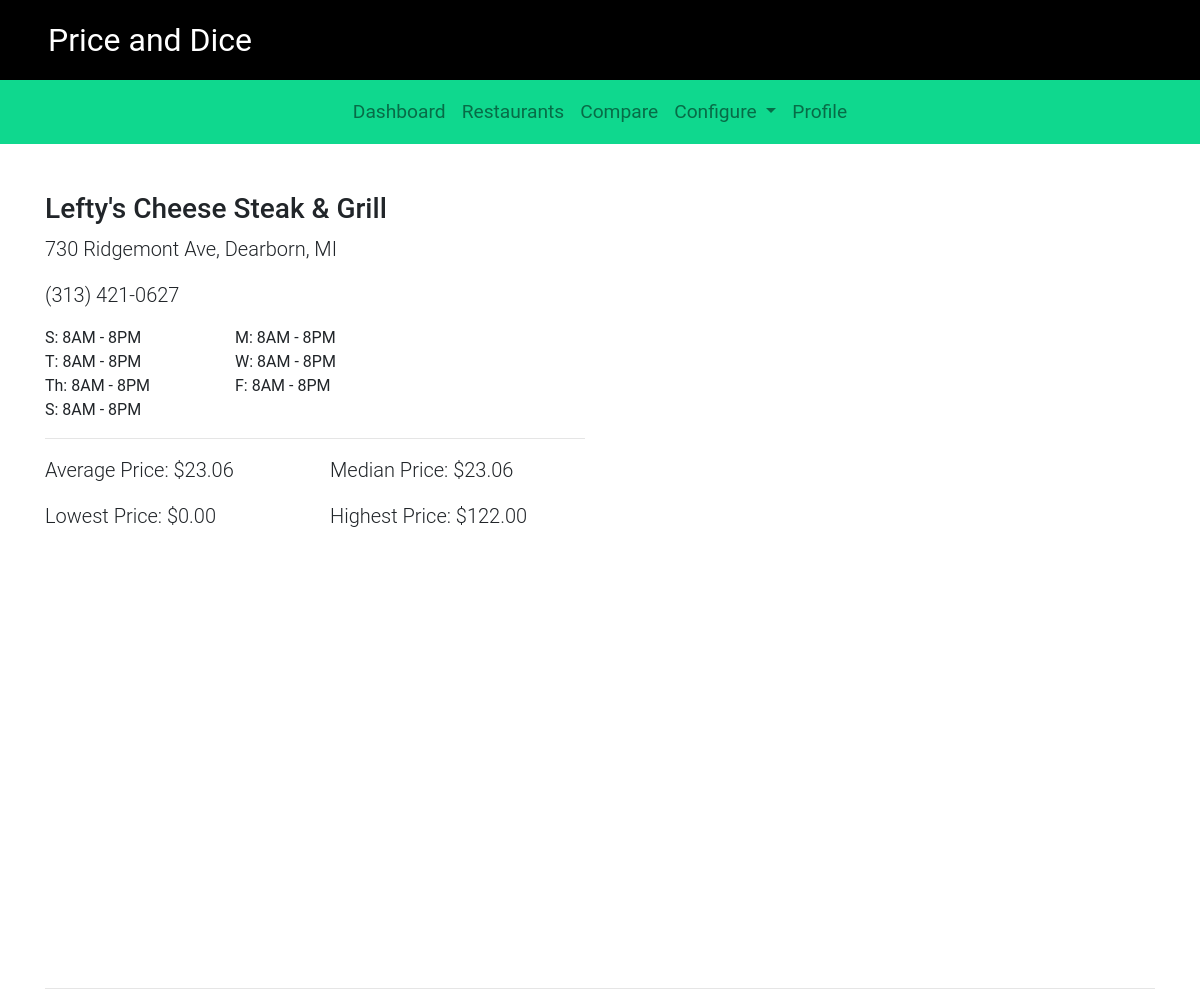
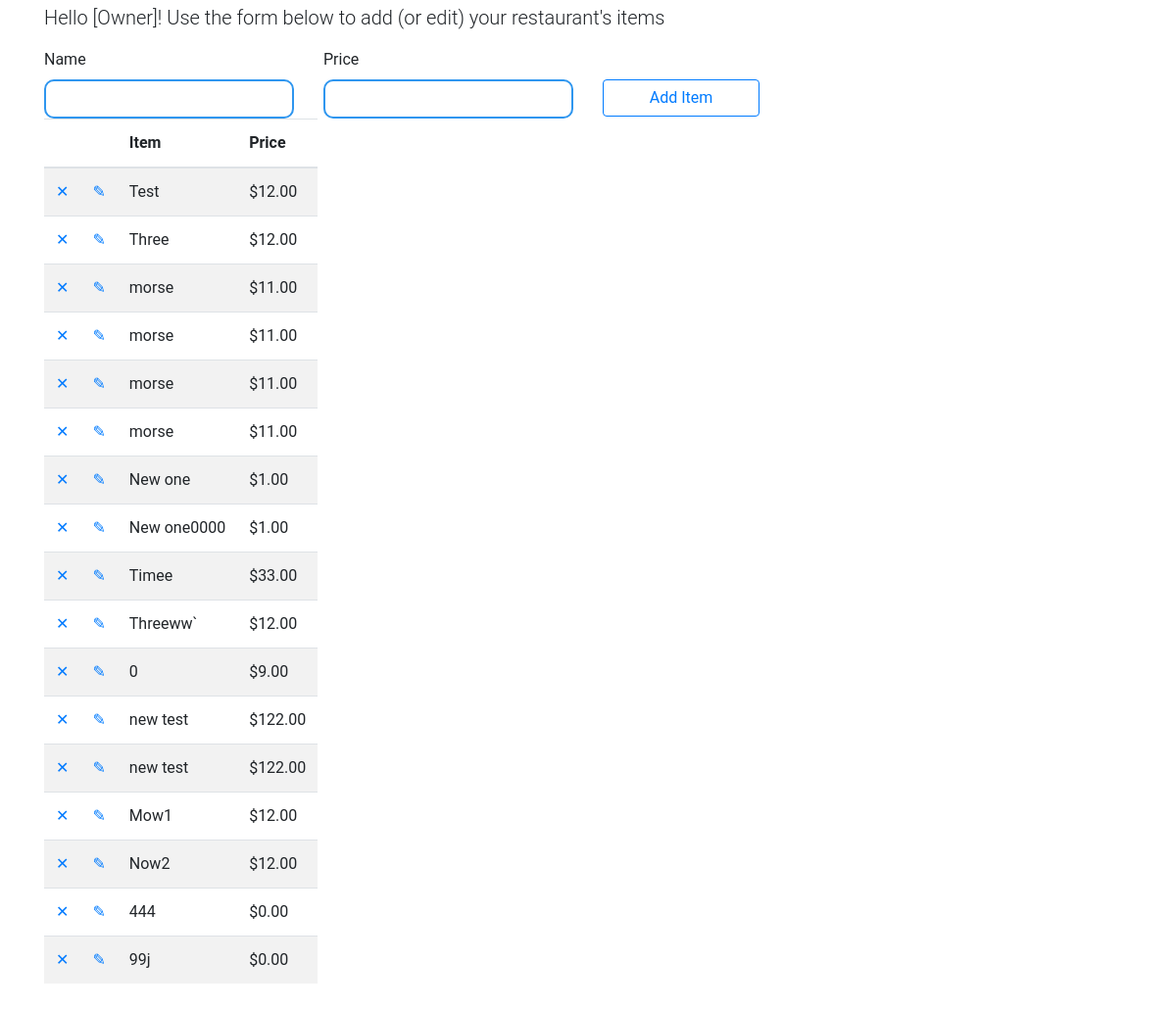
Page /campus/53/ on the committed database (2 pictures, top to bottom).
### campus/models.py (models this page shows, shortened)
class Restaurant(models.Model):
    name = models.CharField(max_length=200)
    location = models.CharField(max_length=200)
    phone_number = models.CharField(max_length=20, default='(xxx) xxx-xxxx')
    description = models.CharField(max_length=300, default='No description added')
    sunday = models.CharField(max_length=20, default=DEFAULT_HOURS)
    monday = models.CharField(max_length=20, default=DEFAULT_HOURS)
    tuesday = models.CharField(max_length=20, default=DEFAULT_HOURS)
    wednesday = models.CharField(max_length=20, default=DEFAULT_HOURS)
    thursday = models.CharField(max_length=20, default=DEFAULT_HOURS)
    friday = models.CharField(max_length=20, default=DEFAULT_HOURS)
    saturday = models.CharField(max_length=20, default=DEFAULT_HOURS)
    item_list = models.ManyToManyField(Item)
    def get_average_price(self):
        item_list = self.item_list.all()
        if not item_list:
            return 'N/A'
        else:
            num_item_list =  0
            total_price = 0
            for i in item_list:
                num_item_list += 1
                total_price += i.price
            return float(total_price / num_item_list)
    def get_min_price(self):
        item_list = self.item_list.all()
        if not item_list:
            return 'N/A'
        else:
            min_price = item_list[0].price
            for i in item_list:
                if i.price < min_price:
                    min_price = i.price
            return min_price
    def get_max_price(self):
        item_list = self.item_list.all()
        if not item_list:
            return 'N/A'
        else:
            max_price = item_list[0].price
            for i in item_list:
                if i.price > max_price:
                    max_price = i.price
            return max_price

class Item(models.Model):
    price = models.FloatField(default=0)
    name = models.CharField(max_length=50)

### campus/views.py (the view)
# urls.py: path('<int:restaurant_id>/', views.restaurant_detail, name='restaurant_detail'),
def restaurant_detail(request, restaurant_id, context={}):
    try:
        restaurant = Restaurant.objects.get(pk=restaurant_id)
    except Restaurant.DoesNotExist:
        raise Http404("Restaurant does not exist")
    context['restaurant'] = restaurant
    return render(request, 'campus/restaurant-detail.html', context)

### campus/templates/campus/restaurant-detail.html (shortened to what this page needs)
{% extends "./base.html" %}
{% block restautant_detail_list}
{% block body %}
<div class="container content-top">
    <div class="row">
        <div class="col-lg-6">
            <h3>{{restaurant.name}}</h3>
        </div>
    </div>
    <div class="row">
        <div class="col-lg-6">
            <p class="lead">{{restaurant.location}}</p>
        </div>
    </div>
    <div class="row">
        <div class="col-lg-6">
            <p class="lead" >{{restaurant.phone_number}}</p>
        </div>
    </div>
    <div class="row">
        <div class="col-lg-2">
            S: {{restaurant.sunday}}
        </div>
        <div class="col-lg-2">
            M: {{restaurant.monday}}
        </div>
    </div>
    <div class="row">
        <div class="col-lg-2">
            T: {{restaurant.tuesday}}
        </div>
        <div class="col-lg-2">
            W: {{restaurant.wednesday}}
        </div>
    </div>
    <div class="row">
        <div class="col-lg-2">
            Th: {{restaurant.thursday}}
        </div>
        <div class="col-lg-2">
            F: {{restaurant.friday}}
        </div>
    </div>
    <div class="row">
        <div class="col-lg-2">
            S: {{restaurant.saturday}}
        </div>
    </div>
    <div class="row">
        <div class="col-lg-6">
            <hr>
        </div>
    </div>
    <div class="row">
        <div class="col-lg-3">
            <p class="lead">Average Price:
                {% if restaurant.get_average_price != 'N/A' %}
                ${{restaurant.get_average_price | floatformat:2}}
                {% else %}
                {{restaurant.get_average_price}}
                {% endif %}
            </p>
        </div>
        <div class="col-lg-3">
            <p class="lead">Median Price:
                {% if restaurant.get_average_price != 'N/A' %}
                ${{restaurant.get_average_price | floatformat:2}}
                {% else %}
                {{restaurant.get_average_price}}
                {% endif %}
            </p>
        </div>
    </div>
    <div class="row">
        <div class="col-lg-3">
            <p class="lead">Lowest Price:
                {% if restaurant.get_min_price != 'N/A' %}
                ${{restaurant.get_min_price | floatformat:2}}
                {% else %}
                {{restaurant.get_min_price}}
                {% endif %}
            </p>
        </div>
        <div class="col-lg-3">
            <p class="lead">Highest Price:
                {% if restaurant.get_max_price != 'N/A' %}
                ${{restaurant.get_max_price | floatformat:2}}
                {% else %}
                {{restaurant.get_max_price}}
                {% endif %}
            </p>
        </div>
    </div>
    <div class="row">
        <div class="col-lg-12">
            <div id="map" class="map"></div>
        </div>
    </div>
    <hr>
    <div class="row">
        <div class="col-lg-7">
            <p class="lead">
                Hello [Owner]! Use the form below
                to add (or edit) your restaurant's items
            </p>
        </div>
    </div>
    <form method="POST" action="{% url 'campus:add_item' %}">
        <div class="row">
            <div class="col-lg-3">
                <label for="item_name">Name</label>
                <input type="text" class="form-control blue-input"
                name="item_name" id="item_name" value="{{item_name}}">
            </div>
            <div class="col-lg-3">
                <label for="item_price">Price</label>
                <input type="number" class="form-control blue-input"
                name="item_price" id="item_price" value="{{item_price}}">
            </div>
            <div class="col-lg-2">
                {% if is_item_prefilled %}
                <input type="submit" class="btn btn-outline-primary form-control"
                id="add_item_btn" value="Save Changes">
                {% else %}
                <input type="submit" class="btn btn-outline-primary form-control"
                id="add_item_btn" value="Add Item">
                {% endif %}
            </div>
        </div>
    </form>
    <div class="row">
        <div class="col-lg-12">
                <table class="table table-hover table-responsive table-striped">
                    <thead>
                        <tr>
                            <th></th>
                            <th></th>
                            <th>Item</th>
                            <th>Price</th>
                        </tr>
                    </thead>
                    <tbody>
                        {% for item in restaurant.item_list.all %}
                        <tr>
                            <td><a href="{% url 'campus:delete_item' restaurant.id item.id %}">&#10005;</a></td>
                            <td><a href="{% url 'campus:load_item' item.id restaurant.id %}">&#9998;</a></td>
                            <td>{{item.name}}</td>
                            <td>${{item.price | floatformat:2}}</td>
                        </tr>
                        {% endfor %}
                    </tbody>
                </table>
        </div>
    </div>
    <br>
</div>
{% endblock %}

### campus/static/campus/style.css (style rules this page uses)
body { font-family: 'Roboto', sans-serif; }
.map { height: 425px; }
.content-top { margin-top: 3rem; }

### campus/static/campus/inputs.css (style rules this page uses)
.blue-input { border: 2px solid #2F96EF; border-radius: 10px; }

### rows in the picture
Restaurant: name "Lefty's Cheese Steak & Grill", location "730 Ridgemont Ave, Dearborn, MI", phone_number "(313) 421-0627", sunday "8AM - 8PM", monday "8AM - 8PM", tuesday "8AM - 8PM", wednesday "8AM - 8PM", thursday "8AM - 8PM", friday "8AM - 8PM", saturday "8AM - 8PM", get_average_price "23.06", get_min_price "0.00", get_max_price "122.00"
Item: name "Test", price "12.00"
Item: name "Three", price "12.00"
Item: name "morse", price "11.00"
Item: name "morse", price "11.00"
Item: name "morse", price "11.00"
Item: name "morse", price "11.00"
Item: name "New one", price "1.00"
Item: name "New one0000", price "1.00"
Item: name "Timee", price "33.00"
Item: name "Threeww`", price "12.00"
Item: name "0", price "9.00"
Item: name "new test", price "122.00"
Item: name "new test", price "122.00"
Item: name "Mow1", price "12.00"
Item: name "Now2", price "12.00"
Item: name "444", price "0.00"
Item: name "99j", price "0.00"
